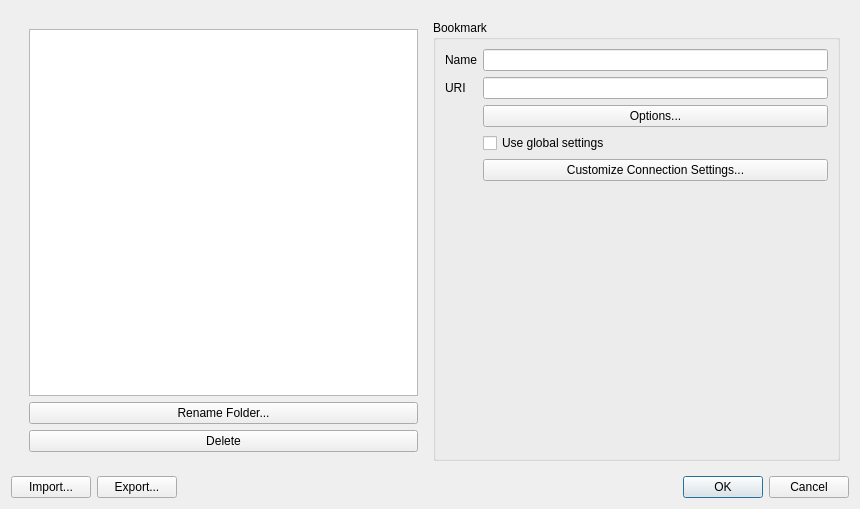
<?xml version="1.0" encoding="UTF-8"?>
<ui version="4.0">
 <class>Form_ManBookmark</class>
 <widget class="QDialog" name="Form_ManBookmark">
  <property name="geometry">
   <rect>
    <x>0</x>
    <y>0</y>
    <width>860</width>
    <height>509</height>
   </rect>
  </property>
  <property name="windowTitle">
   <string>Manage Bookmarks</string>
  </property>
  <layout class="QVBoxLayout" name="verticalLayout_4">
   <item>
    <widget class="QWidget" name="widget_4" native="true">
     <layout class="QHBoxLayout" name="horizontalLayout">
      <item>
       <widget class="QWidget" name="widget" native="true">
        <layout class="QVBoxLayout" name="verticalLayout_3">
         <item>
          <widget class="MB_DragItems_QTreeWidget" name="Folder_treeWidget">
           <property name="editTriggers">
            <set>QAbstractItemView::NoEditTriggers</set>
           </property>
           <property name="dragDropMode">
            <enum>QAbstractItemView::DragDrop</enum>
           </property>
           <attribute name="headerVisible">
            <bool>false</bool>
           </attribute>
           <column>
            <property name="text">
             <string notr="true">1</string>
            </property>
           </column>
          </widget>
         </item>
         <item>
          <widget class="QWidget" name="widget_2" native="true">
           <layout class="QVBoxLayout" name="verticalLayout">
            <property name="leftMargin">
             <number>0</number>
            </property>
            <property name="topMargin">
             <number>0</number>
            </property>
            <property name="rightMargin">
             <number>0</number>
            </property>
            <property name="bottomMargin">
             <number>0</number>
            </property>
            <item>
             <widget class="QPushButton" name="Rename_pushButton">
              <property name="text">
               <string>Rename Folder...</string>
              </property>
             </widget>
            </item>
            <item>
             <widget class="QPushButton" name="Delete_pushButton">
              <property name="text">
               <string>Delete</string>
              </property>
             </widget>
            </item>
           </layout>
          </widget>
         </item>
        </layout>
       </widget>
      </item>
      <item>
       <widget class="QGroupBox" name="groupBox">
        <property name="title">
         <string>Bookmark</string>
        </property>
        <layout class="QVBoxLayout" name="verticalLayout_2">
         <item>
          <widget class="QWidget" name="widget_3" native="true">
           <layout class="QFormLayout" name="formLayout">
            <property name="leftMargin">
             <number>0</number>
            </property>
            <property name="topMargin">
             <number>0</number>
            </property>
            <property name="rightMargin">
             <number>0</number>
            </property>
            <property name="bottomMargin">
             <number>0</number>
            </property>
            <item row="0" column="0">
             <widget class="QLabel" name="label">
              <property name="text">
               <string>Name</string>
              </property>
             </widget>
            </item>
            <item row="0" column="1">
             <widget class="QLineEdit" name="BookmarkName_lineEdit"/>
            </item>
            <item row="1" column="0">
             <widget class="QLabel" name="label_2">
              <property name="text">
               <string>URI</string>
              </property>
             </widget>
            </item>
            <item row="1" column="1">
             <widget class="QLineEdit" name="URI_lineEdit"/>
            </item>
            <item row="2" column="1">
             <widget class="QPushButton" name="Options_pushButton">
              <property name="text">
               <string>Options...</string>
              </property>
             </widget>
            </item>
            <item row="3" column="1">
             <widget class="QCheckBox" name="GlobalSettings_checkBox">
              <property name="toolTip">
               <string>&lt;html&gt;&lt;head/&gt;&lt;body&gt;&lt;p&gt;Use the global settings (checked) or use custom settings just for this connection (unchecked)&lt;/p&gt;&lt;/body&gt;&lt;/html&gt;</string>
              </property>
              <property name="text">
               <string>Use global settings</string>
              </property>
             </widget>
            </item>
            <item row="4" column="1">
             <widget class="QPushButton" name="Settings_pushButton">
              <property name="text">
               <string>Customize Connection Settings...</string>
              </property>
             </widget>
            </item>
            <item row="5" column="1">
             <spacer name="verticalSpacer">
              <property name="orientation">
               <enum>Qt::Vertical</enum>
              </property>
              <property name="sizeHint" stdset="0">
               <size>
                <width>20</width>
                <height>40</height>
               </size>
              </property>
             </spacer>
            </item>
           </layout>
          </widget>
         </item>
        </layout>
       </widget>
      </item>
     </layout>
    </widget>
   </item>
   <item>
    <widget class="QWidget" name="widget_5" native="true">
     <layout class="QHBoxLayout" name="horizontalLayout_2">
      <property name="leftMargin">
       <number>0</number>
      </property>
      <property name="topMargin">
       <number>0</number>
      </property>
      <property name="rightMargin">
       <number>0</number>
      </property>
      <property name="bottomMargin">
       <number>0</number>
      </property>
      <item>
       <widget class="QWidget" name="widget_6" native="true">
        <layout class="QHBoxLayout" name="horizontalLayout_3">
         <property name="leftMargin">
          <number>0</number>
         </property>
         <property name="topMargin">
          <number>0</number>
         </property>
         <property name="rightMargin">
          <number>0</number>
         </property>
         <property name="bottomMargin">
          <number>0</number>
         </property>
         <item>
          <widget class="QPushButton" name="Import_pushButton">
           <property name="text">
            <string>Import...</string>
           </property>
          </widget>
         </item>
         <item>
          <widget class="QPushButton" name="Export_pushButton">
           <property name="text">
            <string>Export...</string>
           </property>
          </widget>
         </item>
        </layout>
       </widget>
      </item>
      <item>
       <widget class="QDialogButtonBox" name="buttonBox">
        <property name="orientation">
         <enum>Qt::Horizontal</enum>
        </property>
        <property name="standardButtons">
         <set>QDialogButtonBox::Cancel|QDialogButtonBox::Ok</set>
        </property>
       </widget>
      </item>
     </layout>
    </widget>
   </item>
  </layout>
 </widget>
 <customwidgets>
  <customwidget>
   <class>MB_DragItems_QTreeWidget</class>
   <extends>QTreeWidget</extends>
   <header>Form_ManBookmark.h</header>
  </customwidget>
 </customwidgets>
 <resources/>
 <connections>
  <connection>
   <sender>buttonBox</sender>
   <signal>accepted()</signal>
   <receiver>Form_ManBookmark</receiver>
   <slot>accept()</slot>
   <hints>
    <hint type="sourcelabel">
     <x>248</x>
     <y>254</y>
    </hint>
    <hint type="destinationlabel">
     <x>157</x>
     <y>274</y>
    </hint>
   </hints>
  </connection>
  <connection>
   <sender>buttonBox</sender>
   <signal>rejected()</signal>
   <receiver>Form_ManBookmark</receiver>
   <slot>reject()</slot>
   <hints>
    <hint type="sourcelabel">
     <x>316</x>
     <y>260</y>
    </hint>
    <hint type="destinationlabel">
     <x>286</x>
     <y>274</y>
    </hint>
   </hints>
  </connection>
 </connections>
</ui>
